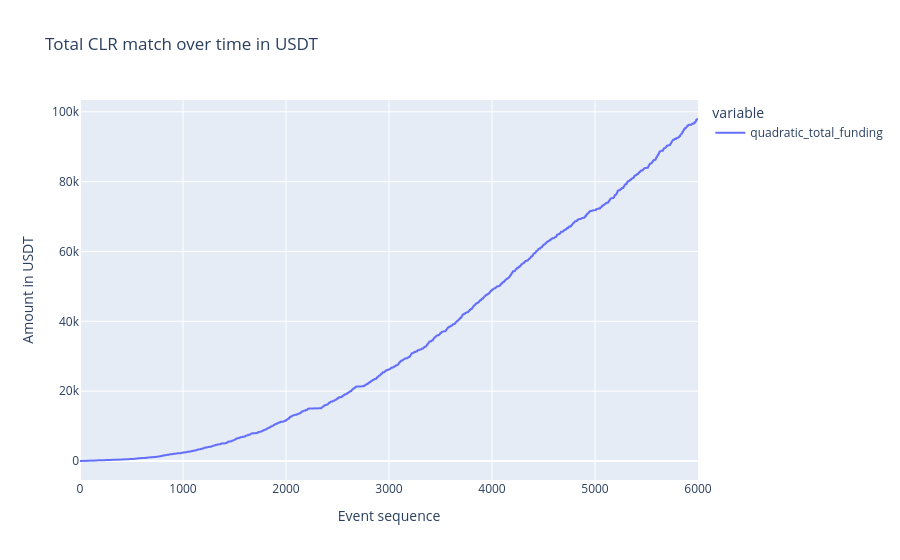

Notebook code for this chart:
### Markdown cell above
### Timeseries for total amounts, Round-wide
#### Quadratic funding

### Code cell
fig_df = df.reset_index()

title = 'Total CLR match over time in USDT'

x_col = 'timestep'
y_cols = ['quadratic_total_funding']

labels = {'value': 'Amount in USDT',
          'timestep': 'Event sequence'}

options = {'x': x_col,
           'y': y_cols,
           'title': title,
           'labels': labels}

fig = px.line(fig_df, **options)

fig.show()

### Figure 1 — Plotly figure (JSON) as saved in the notebook; plotly's stock layout.template omitted (floating-point values rounded to 4 significant figures; data arrays with more than 128 entries replaced by an {"elided": "..."} marker saying what was removed)
{"data": [{"hovertemplate": "variable=quadratic_total_funding<br>Event sequence=%{x}<br>Amount in USDT=%{y}<extra></extra>", "legendgroup": "quadratic_total_funding", "line": {"color": "#636efa", "dash": "solid"}, "mode": "lines", "name": "quadratic_total_funding", "showlegend": true, "type": "scattergl", "x": {"elided": "6001 int values"}, "xaxis": "x", "y": {"elided": "6001 float values"}, "yaxis": "y"}], "layout": {"legend": {"title": {"text": "variable"}, "tracegroupgap": 0}, "title": {"text": "Total CLR match over time in USDT"}, "xaxis": {"anchor": "y", "domain": [0, 1], "title": {"text": "Event sequence"}}, "yaxis": {"anchor": "x", "domain": [0, 1], "title": {"text": "Amount in USDT"}}}}
